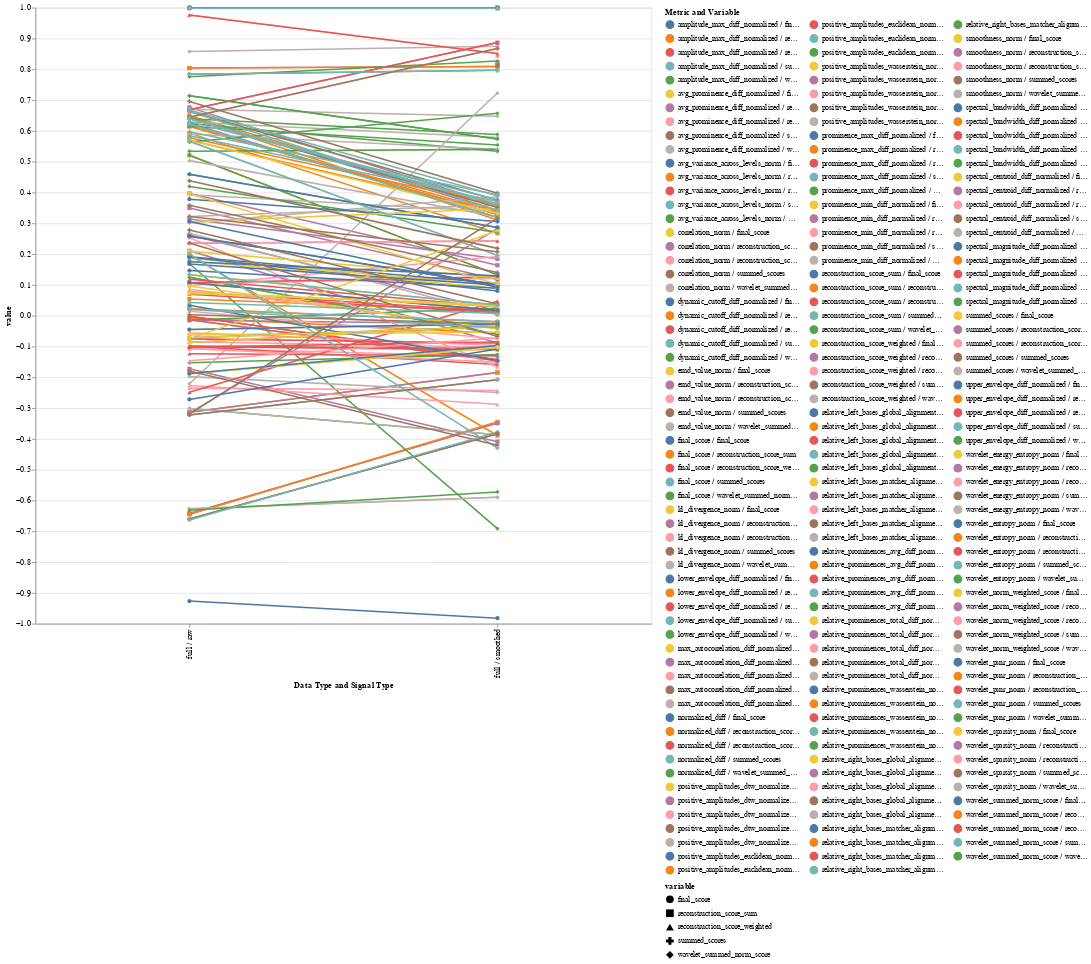

The code cell stored with this chart in its notebook:
### Code cell
import altair as alt
import warnings
warnings.filterwarnings("ignore")

selection = alt.selection_multi(fields=['combined_metric'], bind='legend')
alt.Chart(melted_df).mark_line(point=True).encode(
	x=alt.X('combined_type:N', axis=alt.Axis(title='Data Type and Signal Type'), sort=['subset_raw', 'full_raw', 'subset_smoothed', 'full_smoothed']),
	# x=alt.X('variable:N', axis=alt.Axis(title='Score Type'), sort=['reconstruction_score_sum', 'wavelet_summed_norm_score',
    #    'summed_scores']),
	y='value:Q',
	color=alt.Color('combined_metric:N', legend=alt.Legend(title='Metric and Variable', symbolLimit=0, columns=3)),
	opacity=alt.condition(selection, alt.value(1), alt.value(0.2)),
	shape='variable:N',
	tooltip=['combined_metric', 'value', 'combined_type']
).add_params(selection).properties(width=800, height=800)

### Figure 1 — Vega-Lite specification as saved in the notebook (floating-point values rounded to 4 significant figures; data arrays with more than 128 entries replaced by an {"elided": "..."} marker saying what was removed)
{"config": {"view": {"continuousWidth": 300, "continuousHeight": 300}}, "data": {"name": "data-4c705f2dfa19dd650b5f2ee67b63e7a1"}, "mark": {"type": "line", "point": true}, "encoding": {"color": {"field": "combined_metric", "legend": {"columns": 3, "symbolLimit": 0, "title": "Metric and Variable"}, "type": "nominal"}, "opacity": {"condition": {"param": "param_1", "value": 1}, "value": 0.2}, "shape": {"field": "variable", "type": "nominal"}, "tooltip": [{"field": "combined_metric", "type": "nominal"}, {"field": "value", "type": "quantitative"}, {"field": "combined_type", "type": "nominal"}], "x": {"axis": {"title": "Data Type and Signal Type"}, "field": "combined_type", "sort": ["subset_raw", "full_raw", "subset_smoothed", "full_smoothed"], "type": "nominal"}, "y": {"field": "value", "type": "quantitative"}}, "height": 800, "params": [{"name": "param_1", "select": {"type": "point", "fields": ["combined_metric"]}, "bind": "legend"}], "width": 800, "$schema": "https://vega.github.io/schema/vega-lite/v5.8.0.json", "datasets": {"data-4c705f2dfa19dd650b5f2ee67b63e7a1": {"elided": "360 records"}}}
